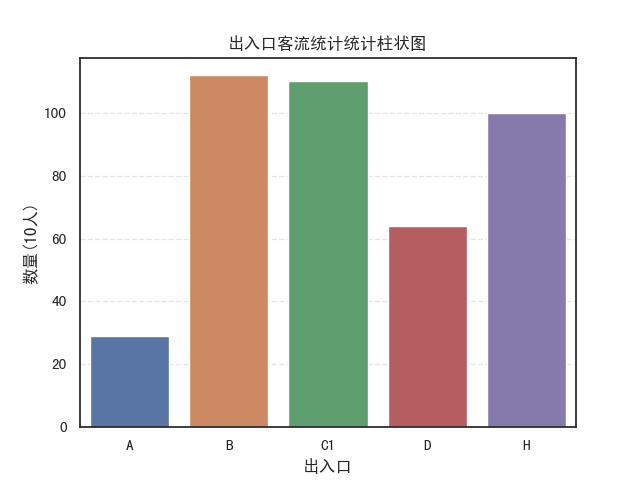

The script that saved this image:
#!/bin/env python3
import matplotlib.pyplot as plt
import numpy as np
import seaborn as sns

sns.set_theme(style='white')
plt.rcParams['font.sans-serif'] = ['SimHei']
plt.rcParams['font.size'] = 28
plt.rcParams['axes.unicode_minus'] = False


def main():
    N = 5
    names = ['A', 'B', 'C1', 'D', 'H']
    cnts = np.random.randint(20, 120, (5,), dtype=np.int32)
    ind = np.arange(N)
    width = 0.5

    fig, ax = plt.subplots()
    #ax.bar(ind, cnts, width)
    sns.barplot(x=names, y=cnts, palette='deep', ax=ax)

    ax.set_xticks(ind)
    ax.set_xticklabels(names)
    ax.set_ylabel('数量(10人)')
    ax.set_xlabel('出入口')
    ax.set_title('出入口客流统计统计柱状图')
    ax.grid(which='major', axis='y', linestyle='--', alpha=0.5)

    plt.show()
    fig.savefig('bar_demo.png')


if __name__ == '__main__':
    plt.ioff()
    main()
